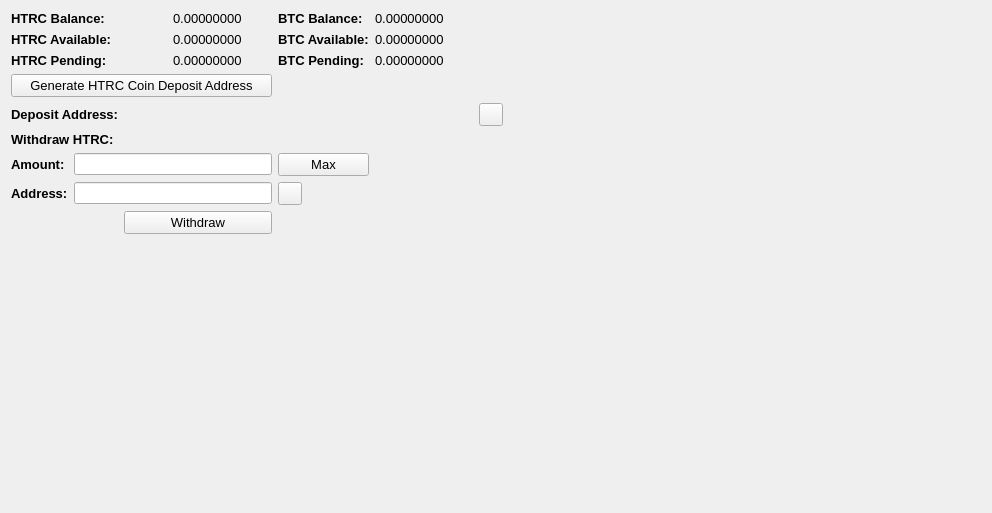
     <widget class="QWidget" name="BalanceTab">
      <attribute name="title">
       <string>Balance</string>
      </attribute>
      <layout class="QGridLayout" name="gridLayout_2">
       <item row="0" column="0" colspan="2">
        <widget class="QLabel" name="label_11">
         <property name="font">
          <font>
           <pointsize>10</pointsize>
           <weight>75</weight>
           <bold>true</bold>
          </font>
         </property>
         <property name="text">
          <string>HTRC Balance:</string>
         </property>
        </widget>
       </item>
       <item row="0" column="3">
        <widget class="QLabel" name="HMBalanceLabel">
         <property name="font">
          <font>
           <pointsize>10</pointsize>
          </font>
         </property>
         <property name="text">
          <string>0.00000000</string>
         </property>
         <property name="textInteractionFlags">
          <set>Qt::LinksAccessibleByMouse|Qt::TextSelectableByMouse</set>
         </property>
        </widget>
       </item>
       <item row="0" column="4">
        <widget class="QLabel" name="label_12">
         <property name="font">
          <font>
           <pointsize>10</pointsize>
           <weight>75</weight>
           <bold>true</bold>
          </font>
         </property>
         <property name="text">
          <string>BTC Balance:</string>
         </property>
        </widget>
       </item>
       <item row="0" column="5">
        <widget class="QLabel" name="BitcoinBalanceLabel">
         <property name="font">
          <font>
           <pointsize>10</pointsize>
          </font>
         </property>
         <property name="text">
          <string>0.00000000</string>
         </property>
         <property name="textInteractionFlags">
          <set>Qt::LinksAccessibleByMouse|Qt::TextSelectableByMouse</set>
         </property>
        </widget>
       </item>
       <item row="0" column="7" rowspan="10">
        <spacer name="horizontalSpacer_4">
         <property name="orientation">
          <enum>Qt::Horizontal</enum>
         </property>
         <property name="sizeHint" stdset="0">
          <size>
           <width>478</width>
           <height>488</height>
          </size>
         </property>
        </spacer>
       </item>
       <item row="1" column="0" colspan="2">
        <widget class="QLabel" name="label_13">
         <property name="font">
          <font>
           <pointsize>10</pointsize>
           <weight>75</weight>
           <bold>true</bold>
          </font>
         </property>
         <property name="text">
          <string>HTRC Available:</string>
         </property>
        </widget>
       </item>
       <item row="1" column="3">
        <widget class="QLabel" name="HMAvailableLabel_2">
         <property name="font">
          <font>
           <pointsize>10</pointsize>
          </font>
         </property>
         <property name="text">
          <string>0.00000000</string>
         </property>
         <property name="textInteractionFlags">
          <set>Qt::LinksAccessibleByMouse|Qt::TextSelectableByMouse</set>
         </property>
        </widget>
       </item>
       <item row="1" column="4">
        <widget class="QLabel" name="label_15">
         <property name="font">
          <font>
           <pointsize>10</pointsize>
           <weight>75</weight>
           <bold>true</bold>
          </font>
         </property>
         <property name="text">
          <string>BTC Available:</string>
         </property>
        </widget>
       </item>
       <item row="1" column="5">
        <widget class="QLabel" name="BitcoinAvailableLabel">
         <property name="font">
          <font>
           <pointsize>10</pointsize>
          </font>
         </property>
         <property name="text">
          <string>0.00000000</string>
         </property>
         <property name="textInteractionFlags">
          <set>Qt::LinksAccessibleByMouse|Qt::TextSelectableByMouse</set>
         </property>
        </widget>
       </item>
       <item row="2" column="0" colspan="2">
        <widget class="QLabel" name="label_14">
         <property name="font">
          <font>
           <pointsize>10</pointsize>
           <weight>75</weight>
           <bold>true</bold>
          </font>
         </property>
         <property name="text">
          <string>HTRC Pending:</string>
         </property>
        </widget>
       </item>
       <item row="2" column="3">
        <widget class="QLabel" name="HMPendingLabel">
         <property name="font">
          <font>
           <pointsize>10</pointsize>
          </font>
         </property>
         <property name="text">
          <string>0.00000000</string>
         </property>
         <property name="textInteractionFlags">
          <set>Qt::LinksAccessibleByMouse|Qt::TextSelectableByMouse</set>
         </property>
        </widget>
       </item>
       <item row="2" column="4">
        <widget class="QLabel" name="label_31">
         <property name="font">
          <font>
           <pointsize>10</pointsize>
           <weight>75</weight>
           <bold>true</bold>
          </font>
         </property>
         <property name="text">
          <string>BTC Pending:</string>
         </property>
        </widget>
       </item>
       <item row="2" column="5">
        <widget class="QLabel" name="BitcoinPendingLabel">
         <property name="font">
          <font>
           <pointsize>10</pointsize>
          </font>
         </property>
         <property name="text">
          <string>0.00000000</string>
         </property>
         <property name="textInteractionFlags">
          <set>Qt::LinksAccessibleByMouse|Qt::TextSelectableByMouse</set>
         </property>
        </widget>
       </item>
       <item row="3" column="0" colspan="4">
        <widget class="QPushButton" name="GenDepositBTN">
         <property name="font">
          <font>
           <pointsize>10</pointsize>
          </font>
         </property>
         <property name="text">
          <string>Generate HTRC Coin Deposit Address</string>
         </property>
        </widget>
       </item>
       <item row="4" column="0" colspan="3">
        <widget class="QLabel" name="label_33">
         <property name="font">
          <font>
           <pointsize>10</pointsize>
           <weight>75</weight>
           <bold>true</bold>
          </font>
         </property>
         <property name="text">
          <string>Deposit Address:</string>
         </property>
        </widget>
       </item>
       <item row="4" column="3" colspan="3">
        <widget class="QLabel" name="DepositAddressLabel">
         <property name="minimumSize">
          <size>
           <width>300</width>
           <height>0</height>
          </size>
         </property>
         <property name="palette">
          <palette>
           <active>
            <colorrole role="WindowText">
             <brush brushstyle="SolidPattern">
              <color alpha="255">
               <red>0</red>
               <green>0</green>
               <blue>0</blue>
              </color>
             </brush>
            </colorrole>
            <colorrole role="Text">
             <brush brushstyle="SolidPattern">
              <color alpha="255">
               <red>0</red>
               <green>0</green>
               <blue>255</blue>
              </color>
             </brush>
            </colorrole>
           </active>
           <inactive>
            <colorrole role="WindowText">
             <brush brushstyle="SolidPattern">
              <color alpha="255">
               <red>0</red>
               <green>0</green>
               <blue>0</blue>
              </color>
             </brush>
            </colorrole>
            <colorrole role="Text">
             <brush brushstyle="SolidPattern">
              <color alpha="255">
               <red>0</red>
               <green>0</green>
               <blue>255</blue>
              </color>
             </brush>
            </colorrole>
           </inactive>
           <disabled>
            <colorrole role="WindowText">
             <brush brushstyle="SolidPattern">
              <color alpha="255">
               <red>120</red>
               <green>120</green>
               <blue>120</blue>
              </color>
             </brush>
            </colorrole>
            <colorrole role="Text">
             <brush brushstyle="SolidPattern">
              <color alpha="255">
               <red>120</red>
               <green>120</green>
               <blue>120</blue>
              </color>
             </brush>
            </colorrole>
           </disabled>
          </palette>
         </property>
         <property name="font">
          <font>
           <pointsize>10</pointsize>
           <weight>75</weight>
           <bold>true</bold>
          </font>
         </property>
         <property name="text">
          <string/>
         </property>
         <property name="alignment">
          <set>Qt::AlignRight|Qt::AlignTrailing|Qt::AlignVCenter</set>
         </property>
         <property name="textInteractionFlags">
          <set>Qt::LinksAccessibleByMouse|Qt::TextSelectableByKeyboard|Qt::TextSelectableByMouse</set>
         </property>
        </widget>
       </item>
       <item row="4" column="6">
        <widget class="QToolButton" name="DepositCopyButton">
         <property name="toolTip">
          <string>Copy to clipboard</string>
         </property>
         <property name="text">
          <string/>
         </property>
         <property name="icon">
          <iconset resource="../bitcoin.qrc">
           <normaloff>:/icons/editcopy</normaloff>:/icons/editcopy</iconset>
         </property>
         <property name="shortcut">
          <string>Alt+P</string>
         </property>
        </widget>
       </item>
       <item row="5" column="0" colspan="2">
        <widget class="QLabel" name="label_34">
         <property name="font">
          <font>
           <pointsize>10</pointsize>
           <weight>75</weight>
           <bold>true</bold>
          </font>
         </property>
         <property name="text">
          <string>Withdraw HTRC:</string>
         </property>
        </widget>
       </item>
       <item row="6" column="0">
        <widget class="QLabel" name="label_26">
         <property name="font">
          <font>
           <pointsize>10</pointsize>
           <weight>75</weight>
           <bold>true</bold>
          </font>
         </property>
         <property name="text">
          <string>Amount:</string>
         </property>
        </widget>
       </item>
       <item row="6" column="1" colspan="3">
        <widget class="QLineEdit" name="WithdrawUnitsInput">
         <property name="font">
          <font>
           <pointsize>9</pointsize>
           <weight>75</weight>
           <bold>true</bold>
          </font>
         </property>
         <property name="text">
          <string/>
         </property>
        </widget>
       </item>
       <item row="6" column="4">
        <widget class="QPushButton" name="Withdraw_Max_Amount">
         <property name="font">
          <font>
           <pointsize>10</pointsize>
          </font>
         </property>
         <property name="text">
          <string>Max</string>
         </property>
        </widget>
       </item>
       <item row="7" column="0">
        <widget class="QLabel" name="label_10">
         <property name="font">
          <font>
           <pointsize>10</pointsize>
           <weight>75</weight>
           <bold>true</bold>
          </font>
         </property>
         <property name="text">
          <string>Address:</string>
         </property>
        </widget>
       </item>
       <item row="7" column="1" colspan="3">
        <widget class="QLineEdit" name="WithdrawAddress">
         <property name="font">
          <font>
           <pointsize>9</pointsize>
           <weight>75</weight>
           <bold>true</bold>
          </font>
         </property>
        </widget>
       </item>
       <item row="7" column="4">
        <widget class="QToolButton" name="WithdrawPasteButton">
         <property name="toolTip">
          <string>Paste from clipboard</string>
         </property>
         <property name="text">
          <string/>
         </property>
         <property name="icon">
          <iconset resource="../bitcoin.qrc">
           <normaloff>:/icons/editpaste</normaloff>:/icons/editpaste</iconset>
         </property>
         <property name="shortcut">
          <string>Alt+P</string>
         </property>
        </widget>
       </item>
       <item row="8" column="2" colspan="2">
        <widget class="QPushButton" name="WithdrawUnitsBtn">
         <property name="font">
          <font>
           <pointsize>10</pointsize>
          </font>
         </property>
         <property name="text">
          <string>Withdraw</string>
         </property>
        </widget>
       </item>
       <item row="9" column="0" colspan="6">
        <spacer name="verticalSpacer">
         <property name="orientation">
          <enum>Qt::Vertical</enum>
         </property>
         <property name="sizeHint" stdset="0">
          <size>
           <width>428</width>
           <height>262</height>
          </size>
         </property>
        </spacer>
       </item>
      </layout>
      <zorder>label_31</zorder>
      <zorder>label_15</zorder>
      <zorder>label_12</zorder>
      <zorder>label_14</zorder>
      <zorder>label_13</zorder>
      <zorder>label_11</zorder>
      <zorder>BitcoinBalanceLabel</zorder>
      <zorder>HMBalanceLabel</zorder>
      <zorder>HMAvailableLabel_2</zorder>
      <zorder>HMPendingLabel</zorder>
      <zorder>BitcoinAvailableLabel</zorder>
      <zorder>BitcoinPendingLabel</zorder>
      <zorder>label_33</zorder>
      <zorder>GenDepositBTN</zorder>
      <zorder>DepositAddressLabel</zorder>
      <zorder>Withdraw_Max_Amount</zorder>
      <zorder>label_34</zorder>
      <zorder>WithdrawUnitsInput</zorder>
      <zorder>label_10</zorder>
      <zorder>label_26</zorder>
      <zorder>WithdrawAddress</zorder>
      <zorder>WithdrawUnitsBtn</zorder>
      <zorder>horizontalSpacer_4</zorder>
      <zorder>verticalSpacer</zorder>
      <zorder>WithdrawPasteButton</zorder>
      <zorder>DepositCopyButton</zorder>
     </widget>
